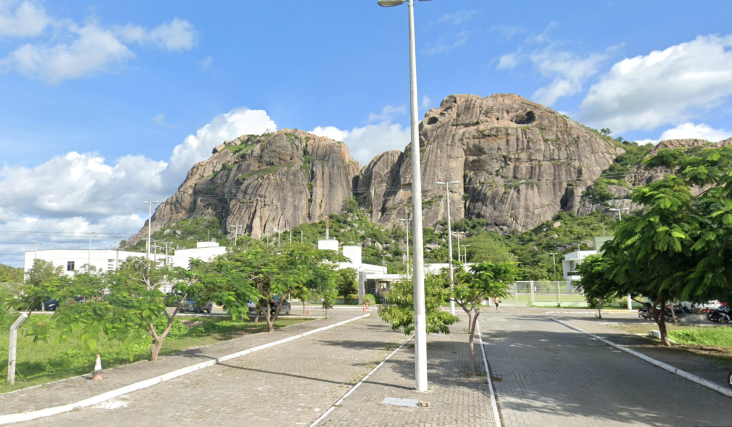
#> input picture lab07/img/campus_quixada1.png, 1463 x 853 px, found by its file name (shown at 1/2 size)
$ python q1.py
#> lines starting #> are read from the running program, lines starting #| are printed output that depends on the picture
import cv2
import numpy as np
import matplotlib.pyplot as plt

# Caminhos fixos das imagens a serem processadas
path_img1 = '/home/vini/Documentos/LaboratoriosVisao/lab07/img/campus_quixada1.png'
path_img2 = '/home/vini/Documentos/LaboratoriosVisao/lab07/img/campus_quixada2.png'

####################################################
# Carregamento e Redimensionamento das Imagens
####################################################

# Carrega as imagens do disco usando OpenCV
image1 = cv2.imread(path_img1)
#> image1 is the input picture: shape (853, 1463, 3); mean B, G, R 161.1, 161.2, 145.3
image2 = cv2.imread(path_img2)
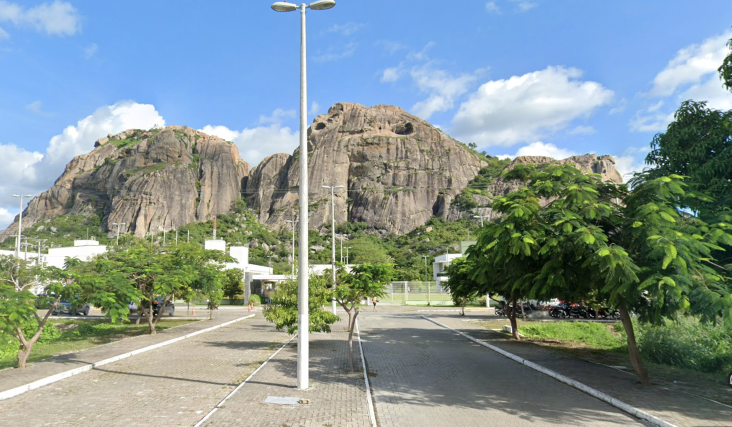
#> input picture lab07/img/campus_quixada2.png, 1463 x 853 px, found by its file name (shown at 1/2 size)
#> image2 is the input picture: shape (853, 1463, 3); mean B, G, R 149.3, 149.5, 132.2

# Redimensiona as imagens para reduzir o tempo de processamento
small_image1 = cv2.resize(image1, (image1.shape[1] // 2, image1.shape[0] // 2))
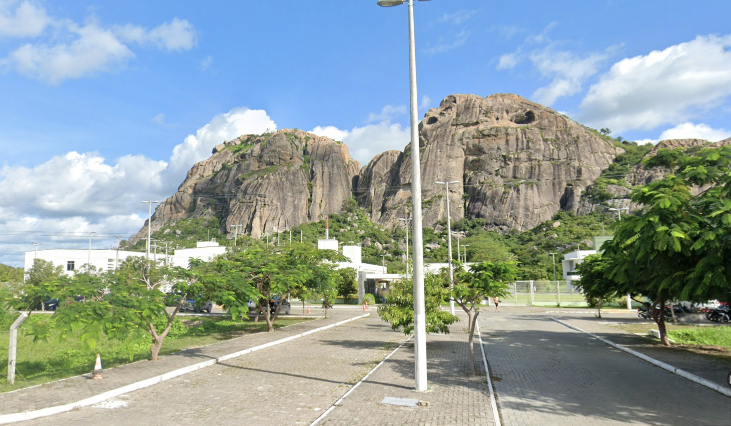
#> small_image1: shape (426, 731, 3); mean B, G, R 160.9, 161.1, 145.2
small_image2 = cv2.resize(image2, (image2.shape[1] // 2, image2.shape[0] // 2))
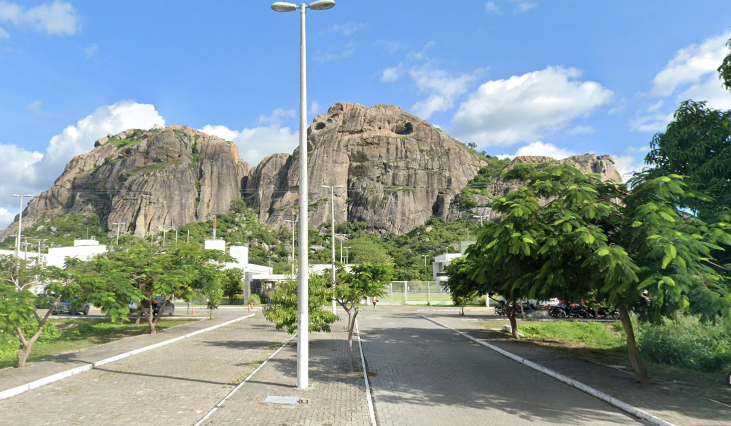
#> small_image2: shape (426, 731, 3); mean B, G, R 149.2, 149.4, 132.1

# Converte as imagens para escala de cinza para melhor processamento de características
gray_image1 = cv2.cvtColor(small_image1, cv2.COLOR_BGR2GRAY)
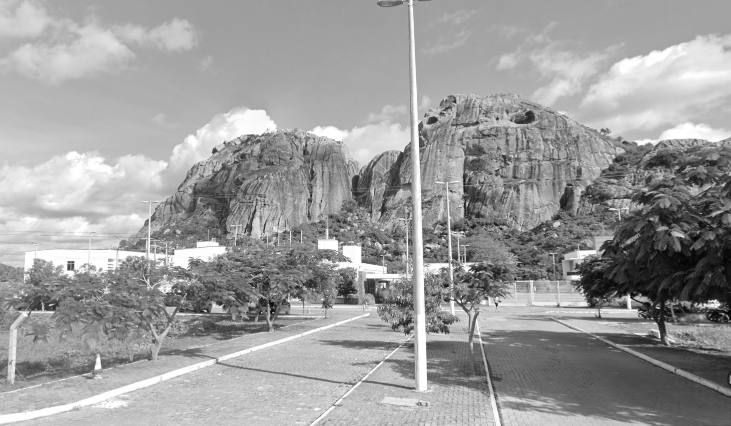
#> gray_image1: shape (426, 731); min 3, max 255, mean 156.3
gray_image2 = cv2.cvtColor(small_image2, cv2.COLOR_BGR2GRAY)
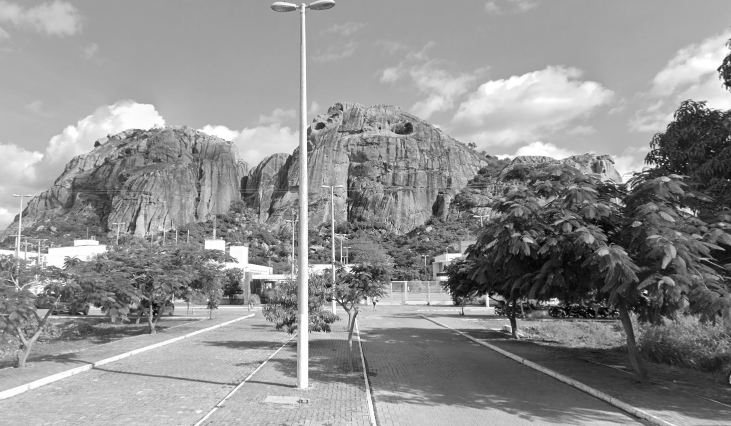
#> gray_image2: shape (426, 731); min 2, max 255, mean 144.2

####################################################
# Detecção de Características com SIFT
####################################################

# Cria o objeto SIFT para detectar keypoints e calcular descritores
sift = cv2.SIFT_create()

# Detecta keypoints e calcula descritores para ambas as imagens
keypoints1, descriptors1 = sift.detectAndCompute(gray_image1, None)
#> keypoints1 = 2806 keypoints; strongest (x, y, size): (715, 304, 6.9), (496, 304, 2), (577, 277, 4.2), (71, 266, 5.5)
keypoints2, descriptors2 = sift.detectAndCompute(gray_image2, None)
#> keypoints2 = 2875 keypoints; strongest (x, y, size): (555, 302, 5.7), (445, 278, 3.9), (624, 206, 1.9), (374, 303, 1.9)

####################################################
# Correspondência de Características usando BFMatcher
####################################################

# Instancia o BFMatcher para comparar os descritores das duas imagens
matcher = cv2.BFMatcher()

# Encontra correspondências entre os descritores usando KNN (com k=2)
matches = matcher.knnMatch(descriptors1, descriptors2, k=2)
#> matches = 2806 matches

# Aplica o Teste de Razão para filtrar correspondências válidas
good_matches = []
for m, n in matches:
    if m.distance < 0.75 * n.distance:
        good_matches.append(m)
#> after the loop, good_matches = 1403 matches

####################################################
# Verificação e Cálculo da Homografia
####################################################

# Verifica se há correspondências suficientes para calcular a homografia
if len(good_matches) >= 4:
    # Extrai as coordenadas dos keypoints correspondentes
    src_points = np.float32([keypoints1[m.queryIdx].pt for m in good_matches]).reshape(-1, 1, 2)
#> src_points = 1403 rows, first 8: [36.42, 261], [137.6, 239.5], [137.7, 274.5], [139, 254.2], [139.1, 281.7], [139.9, 324.7], [139.9, 324.7], [141.5, 346.5]
    dst_points = np.float32([keypoints2[m.trainIdx].pt for m in good_matches]).reshape(-1, 1, 2)
#> dst_points = 1403 rows, first 8: [617.2, 264.4], [5.67, 236.5], [4.78, 274.3], [6.68, 252.3], [5.74, 282.3], [5.71, 329.2], [5.71, 329.2], [6.75, 353.1]

    # Calcula a matriz de homografia usando RANSAC para minimizar o impacto de outliers
    homography_matrix, inliers = cv2.findHomography(src_points, dst_points, cv2.RANSAC)
#> homography_matrix = [[1.26, -0.0346, -159.6], [0.127, 1.15, -43.53], [0.000452, -7.37e-06, 1]]; inliers = 1403 values, max 1 at index 1, min 0 at index 0, mean 0.996

    ####################################################
    # Transformação e Combinação das Imagens
    ####################################################

    # Obtém as dimensões das imagens redimensionadas
    height1, width1 = small_image1.shape[:2]
#> height1 = 426; width1 = 731
    height2, width2 = small_image2.shape[:2]
#> height2 = 426; width2 = 731

    # Define os cantos da primeira imagem para aplicarmos a transformação de perspectiva
    corners = np.float32([[0, 0], [0, height1], [width1, height1], [width1, 0]]).reshape(-1, 1, 2)
#> corners = [[0, 0], [0, 426], [731, 426], [731, 0]]

    # Aplica a homografia aos cantos da primeira imagem para encontrar a nova posição deles
    transformed_corners = cv2.perspectiveTransform(corners, homography_matrix)
#> transformed_corners = [[-159.6, -43.53], [-174.9, 449.8], [564.7, 407.8], [574.4, 37.2]]

    # Calcula os limites da nova imagem combinada
    min_x, min_y = np.int32(transformed_corners.min(axis=0).ravel())
#> min_x = -174; min_y = -43
    max_x, max_y = np.int32(transformed_corners.max(axis=0).ravel())
#> max_x = 574; max_y = 449
    max_x, max_y = max(max_x, width2), max(max_y, height2)
#> max_x = 731

    # Calcula a translação necessária para colocar a imagem transformada dentro da área visível
    translation = [-min_x, -min_y]
#> translation = [174, 43]

    # Cria a matriz de translação
    translation_matrix = np.array([[1, 0, translation[0]], [0, 1, translation[1]], [0, 0, 1]])
#> translation_matrix = [[1, 0, 174], [0, 1, 43], [0, 0, 1]]

    # Ajusta a homografia inicial com a matriz de translação para evitar cortar a imagem transformada
    adjusted_homography = translation_matrix.dot(homography_matrix)
#> adjusted_homography = [[1.34, -0.0359, 14.35], [0.147, 1.15, -0.527], [0.000452, -7.37e-06, 1]]

    # Define o tamanho da imagem final combinada
    final_size = (max_x - min_x, max_y - min_y)
#> final_size = (905, 492)

    # Aplica a transformação de perspectiva à primeira imagem
    transformed_image1 = cv2.warpPerspective(small_image1, adjusted_homography, final_size)

    # Sobrepõe a segunda imagem no espaço combinado, utilizando a translação calculada
    transformed_image1[translation[1]:translation[1] + height2, translation[0]:translation[0] + width2] = small_image2
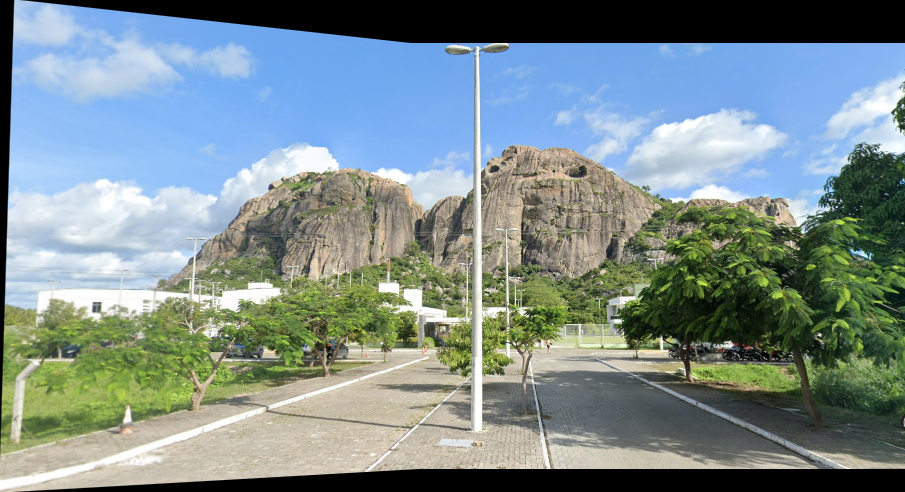
#> transformed_image1: shape (492, 905, 3); mean B, G, R 141.4, 140.9, 124.6

    ####################################################
    # Exibição das Imagens
    ####################################################

    # Configura o layout para exibir as imagens lado a lado e a imagem combinada
    plt.figure(figsize=(18, 6))

    # Exibe a primeira imagem redimensionada
    plt.subplot(1, 3, 1)
    plt.imshow(cv2.cvtColor(small_image1, cv2.COLOR_BGR2RGB))
    plt.title("Imagem 1 Redimensionada")
    plt.axis('off')

    # Exibe a segunda imagem redimensionada
    plt.subplot(1, 3, 2)
    plt.imshow(cv2.cvtColor(small_image2, cv2.COLOR_BGR2RGB))
    plt.title("Imagem 2 Redimensionada")
    plt.axis('off')

    # Exibe a imagem final transformada e combinada
    plt.subplot(1, 3, 3)
    plt.imshow(cv2.cvtColor(transformed_image1, cv2.COLOR_BGR2RGB))
    plt.title("Imagem Combinada Transformada")
    plt.axis('off')

    # Mostra as imagens na tela
    plt.show()
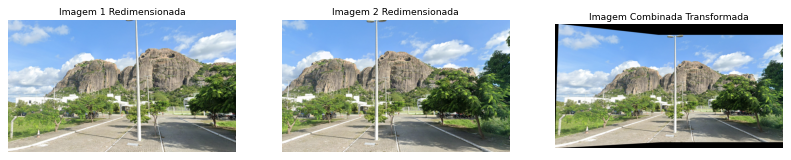
#> figure drawn by matplotlib, 3 panels
else:
    # Lança um erro se não houver correspondências suficientes para calcular a homografia
    raise ValueError("Não há correspondências suficientes para calcular a homografia.")
